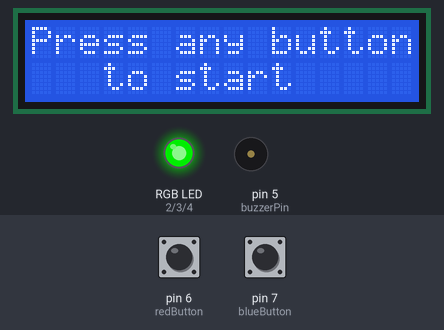
Bench run of a sketch on a simulated Arduino Uno, built with avr-gcc and run on an emulated ATmega328P. Parts: 16×2 character LCD, an RGB LED mixed from three pins (HIGH = lit), buzzer (waves = sounding). Inputs (shaded band) come from the test bench; at power-on: pin 6 (redButton) HIGH, pin 7 (blueButton) HIGH. Random numbers use the default seed unless the sketch sets one; what the sketch prints to the serial monitor is not drawn.

Above: at 1.2 s.
1.3 s: pin 6 (redButton) pulled LOW for 0.15 s
At 2.6 s:
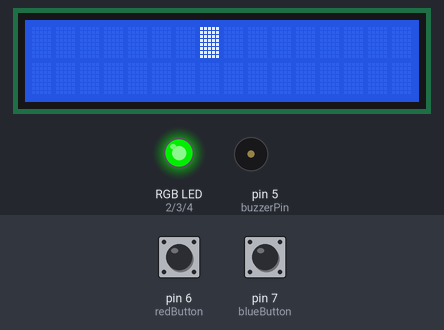
3.5 s: pin 6 (redButton) pulled LOW for 3.2 s
At 7.8 s:
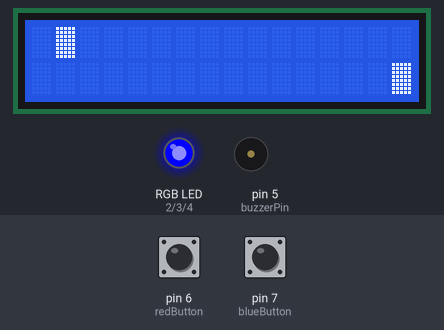
8.2 s: pin 7 (blueButton) pulled LOW for 3.2 s
At 11.8 s:
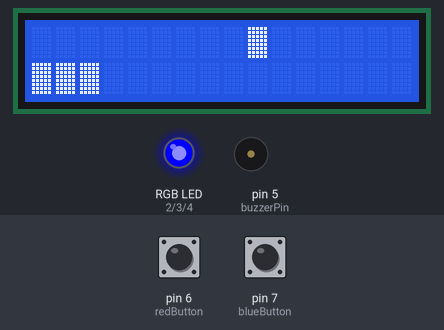
12.9 s: pin 6 (redButton) pulled LOW for 3.2 s
At 17.3 s:
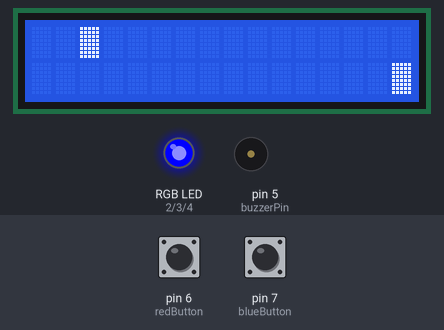
17.6 s: pin 7 (blueButton) pulled LOW for 3.2 s
At 21.6 s:
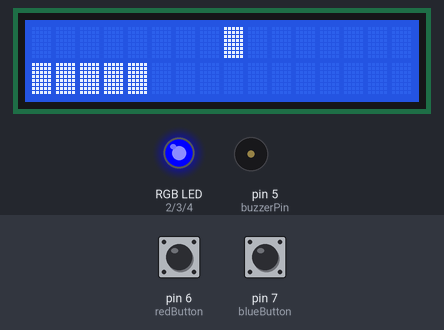
22.3 s: pin 6 (redButton) pulled LOW for 1 s
At 24.0 s:
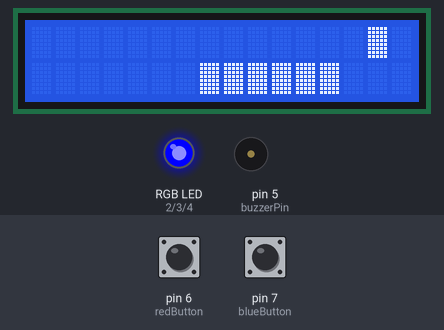
Timing chart, 0 to 52.7 s (numbered marks = the images above; inputs shaded):
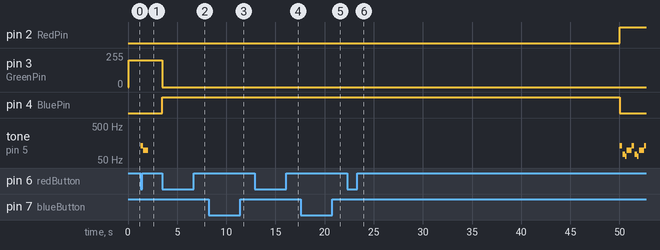

The sketch:

ArduinoProject.ino
```cpp
/*
SparkFun Inventor’s Kit
Circuit 4A-HelloWorld

The LCD will display the words "Hello World" and show how many seconds have passed since
the RedBoard was last reset.

This sketch was written by SparkFun Electronics, with lots of help from the Arduino community.
This code is completely free for any use.

View circuit diagram and instructions at: https://learn.sparkfun.com/tutorials/sparkfun-inventors-kit-experiment-guide---v40
Download drawings and code at: https://github.com/sparkfun/SIK-Guide-Code
*/

#include <LiquidCrystal.h>

//Initializing the corresponding circuit connection pins for arduino to understand
int buzzerPin = 5;
int redButton = 6;
int blueButton = 7;
int RedPin = 2;
int GreenPin = 3;
int BluePin = 4;

//Intializing variables for the game
int currCol = -1;
int newCol = 0;
bool randomGen = false;
bool start = false;
bool lose = false;
int sliderLen = 1;
int prev = 16;
int stage = 1;
long timeLimit = 25000;
long timeElapsed = 0;
long prevMillis = 0;
long dispTime = 3000;
LiquidCrystal lcd(13, 12, 11, 10, 9, 8);
// tell the RedBoard what pins are connected to the display
int tones[] = {262, 330, 392, 494};

//Initializing the bytes to illuminate one full block
void initBlock(){
  byte Block[8] =
  {
  B11111,
  B11111,
  B11111,
  B11111,
  B11111,
  B11111,
  B11111,
  B11111
  };
  lcd.createChar(0,Block);
}

void setup() {

  lcd.begin(16, 2);                 //tell the lcd library that we are using a display that is 16 characters wide and 2 characters high
  lcd.clear();
  //clear the display
  Serial.begin(9600);
  pinMode(redButton,INPUT_PULLUP);
  pinMode(blueButton,INPUT_PULLUP);
  pinMode(buzzerPin, OUTPUT);
  pinMode(RedPin,OUTPUT);
  pinMode(BluePin,OUTPUT);
//  Displaying message on screen to start the game
  lcd.setCursor(0,0);               //set the cursor to the 0,1 position (top left corner)
  lcd.print("Press any button");
  lcd.setCursor(3,1);
  lcd.print("to start");
  Serial.println("Press any button to start");
  initBlock();
}

void loop() {
//If the game is not started then display Green color in RGB LED
  if(!start){
    analogWrite(RedPin, 0);
    analogWrite(BluePin, 0);
    analogWrite(GreenPin, 200);
    if((digitalRead(redButton) == LOW) or (digitalRead(blueButton) == LOW)){
//    Play small sound when game is starting
      start = true;
      tone(buzzerPin, 130, 250);   //E6
      delay(275);
      tone(buzzerPin, 98, 500);   //C7
      delay(500);
      lcd.clear();
      timeElapsed = millis();
    }
  }

  else{
//    Check if game is over (i.e when 2 stages completed and stage variable has value 3)
    if(stage !=3){
      if(!lose){
//        If game is not lost, print time elapsed on serial to be sent to Processing
        Serial.print("Time Elapsed:");
        Serial.println(timeElapsed/1000);
      }
//      Capture the time elapsed
    timeElapsed = millis();
//    Check if stage 1 is completed
    if(sliderLen ==16 and stage==1){
      lcd.clear();
      sliderLen = 1;
      lcd.setCursor(0,0);
      lcd.print("Stage Complete");
      lcd.setCursor(3,1);
      lcd.print("Continue?");
      delay(200);
      start = false;
      stage += 1;
    }
//    Check if stage 2 is complete
    else if(sliderLen == 16 and stage == 2){
//      Display that player won
      lcd.clear();
      lcd.setCursor(0,0);
      lcd.print("Congratulations! ");
      lcd.setCursor(3,1);
      lcd.print("You Won");
      delay(200);
      lose = false;
      Serial.println("Congratulations! You Won");
      stage += 1;
//      Play the win sequence melody
      winSequence();
    }
    else{
//      When game is in progress
    if(digitalRead(redButton) == LOW){
      //move right
      lcd.clear();
      if(currCol < 15)
        currCol += 1;
//        Change the position of the whole slider blocks
      for(int i=0; i<sliderLen; i++){
        lcd.setCursor(currCol+i,1);               //set the cursor to the 0,0 position (top left corner)
        lcd.write(byte(0));
        }
//        illuminate blue light when game is in progress
      analogWrite(RedPin, 0);
      analogWrite(BluePin, 200);
      analogWrite(GreenPin, 0);
      delay(150);
    }
    else if(digitalRead(blueButton) == LOW){
      //move left
      lcd.clear();
      if(currCol > 0)
        currCol -= 1;
      for(int i=0; i<sliderLen; i++){
        lcd.setCursor(currCol+i,1);               //set the cursor to the 0,0 position (top left corner)
        lcd.write(byte(0));
        }
      delay(150);
      //        illuminate blue light when game is in progress
      analogWrite(RedPin, 0);
      analogWrite(BluePin, 200);
      analogWrite(GreenPin, 0);
      }
      if(!randomGen and sliderLen<15){
        newCol = random(0,16);
        while((newCol == prev) or (newCol == prev+1)or (newCol == prev-1))
        newCol = random(0,16);
        prev = newCol;
        randomGen = true;
        prevMillis = timeElapsed;
       }
       if(stage == 2){
//          Hide the block after 3 seconds
         if((timeElapsed-prevMillis)< dispTime){
//          If time elapsed since block was displayed is less than 3 sec display the block
           lcd.setCursor(newCol,0);
           lcd.write(byte(0));
         }
         else{
//          Otherwise, generate a new block
          prevMillis = timeElapsed;
          newCol = -1;
          randomGen = false;
         }
       }
       else{
//        Display the new block at a new position
          lcd.setCursor(newCol,0);
          lcd.write(byte(0));
        }
//        Check if either end of slider reached the block
       if((newCol == currCol) or (newCol == (currCol+sliderLen-1))){
//        Increase the length of slider
        sliderLen += 1;
//        Update the score in Serial to be sent to processing
        Serial.print("Score:");
        if(stage == 1)
          Serial.println(sliderLen-1);
        else
          Serial.println(sliderLen+14);
//          Hide the block after adding it to slider
        lcd.setCursor(newCol,0);
        lcd.write("                ");
        randomGen = false;
        }
    }
//    Check if time is over
      if(timeElapsed >= 50000){
//        Display that game is over
        lcd.clear();
        lcd.setCursor(3,0);
        lcd.print("Times Up!");
        lcd.setCursor(3,1);
        lcd.print("You lose!");
        analogWrite(RedPin, 200);
        analogWrite(BluePin, 0);
        analogWrite(GreenPin, 0);
        sliderLen = 1;
        Serial.println("Times Up! You lose!");
        lose = true;
//        Play the sequence for losing the game
        loseSequence();
    }
  }
  }

}

//Sequence for losing game sound
void loseSequence() {

  //play the 1Up noise
  tone(buzzerPin, 130, 250);   //E6
  delay(275);
  tone(buzzerPin, 73, 250);   //G6
  delay(275);
  tone(buzzerPin, 65, 150);   //E7
  delay(175);
  tone(buzzerPin, 98, 500);   //C7
  delay(500);
}

//Sequence for winning game sound
void winSequence() {
  //play the 1Up noise
  tone(buzzerPin, 1318, 150);   //E6
  delay(175);
  tone(buzzerPin, 1567, 150);   //G6
  delay(175);
  tone(buzzerPin, 2637, 150);   //E7
  delay(175);
  tone(buzzerPin, 2093, 150);   //C7
  delay(175);
  tone(buzzerPin, 2349, 150);   //D7
  delay(175);
  tone(buzzerPin, 3135, 500);   //G7
  delay(500);
}
```

Measured:
- after the input at 1.3 s, tone on pin 5 (buzzerPin): silent → 130 Hz at once, → silent 0.25 s later, → 98 Hz 0.03 s later, → silent 0.50 s later; the display: first changes after 0.78 s (image 1 shows a later state)
- after the input at 3.5 s, pin 3 (GreenPin): 200/255 → 0/255 at once; pin 4 (BluePin): LOW → HIGH at once; the display: first changes at once (image 2 shows a later state)
- after the input at 8.2 s, the display: first changes at once (image 3 shows a later state)
- after the input at 12.9 s, the display: first changes at once (image 4 shows a later state)
- after the input at 17.6 s, the display: first changes at once (image 5 shows a later state)
